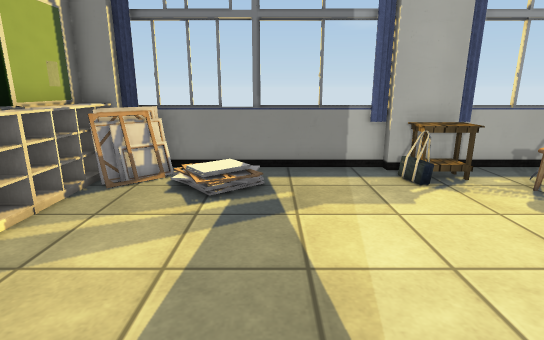
view 1 (above)

14 first-person views from a walk through a scene from a Unity 3-D project. The camera is 1.2 m above the floor, tilts 14° down and sees 80° across. The floor is counted in squares, 0.5 m on a side. Each view is taken from the middle of a square. On the plan, view 1 faces up. The plan holds only what a view shows up to about 20 squares ahead; the rest is blank. Some surface patterns are stand-ins.

view 2
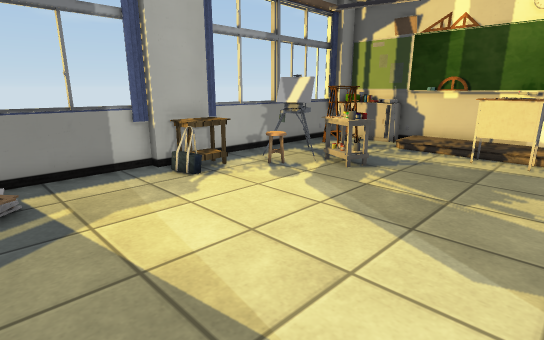

view 3
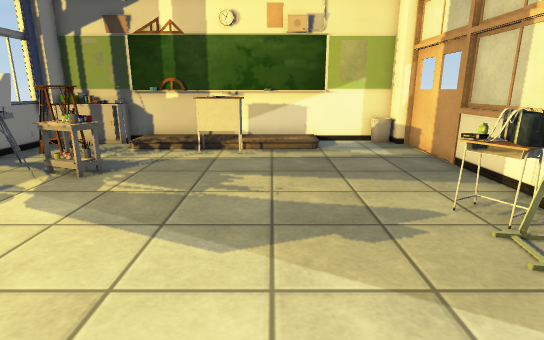

view 4
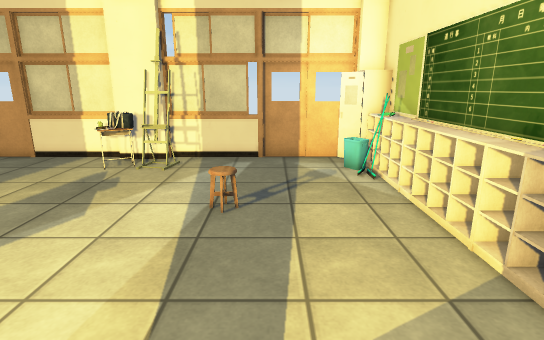

view 5
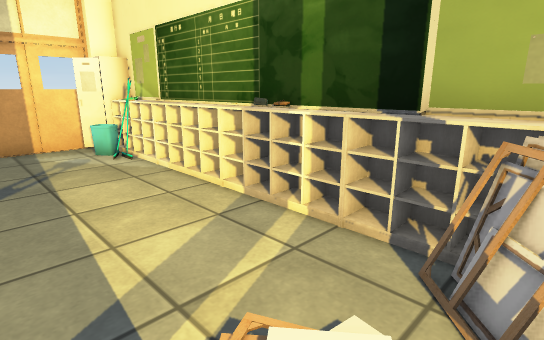

view 6
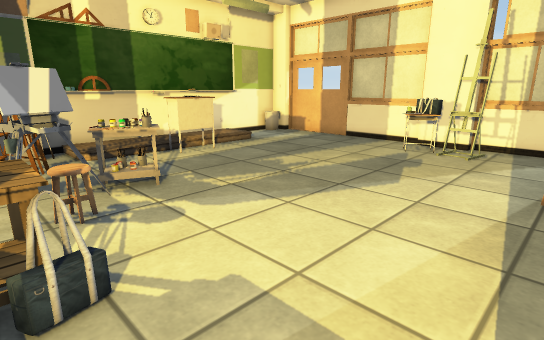

view 7
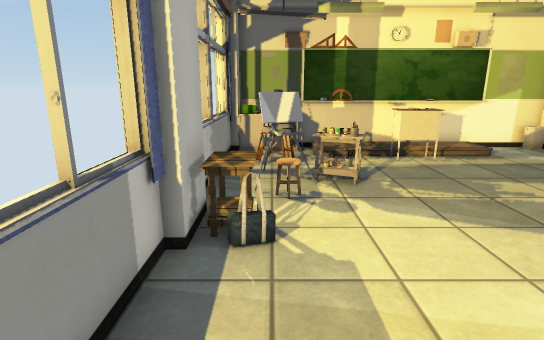

view 8
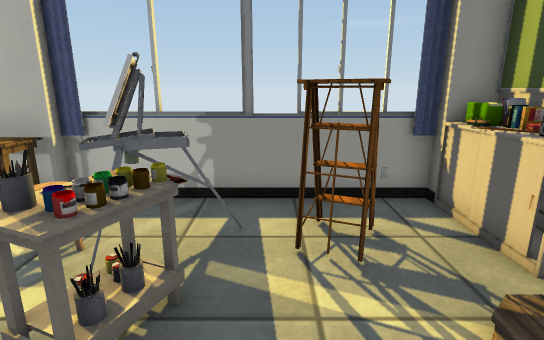

view 9
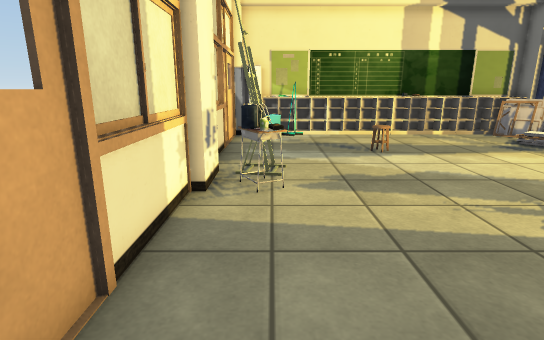

view 10
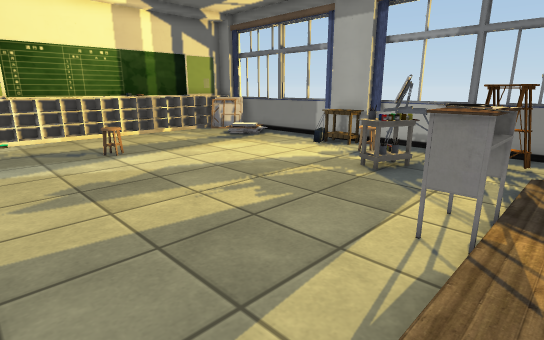

view 11
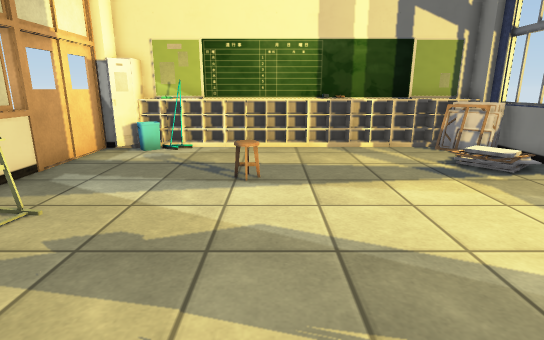

view 12
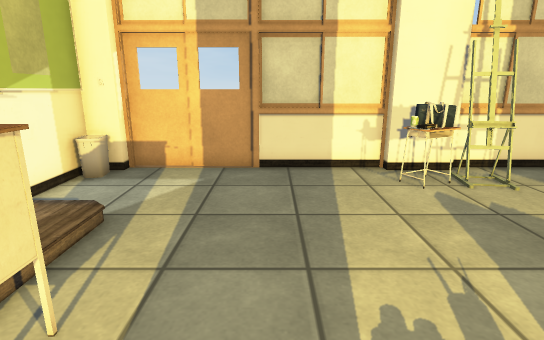

view 13
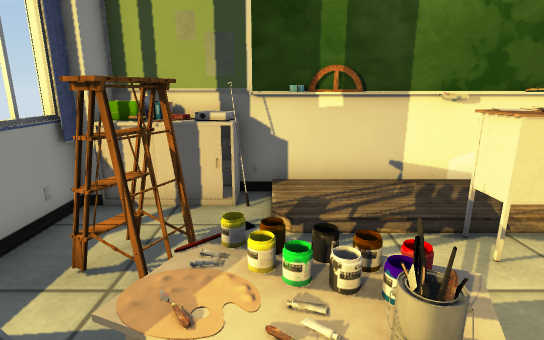

view 14
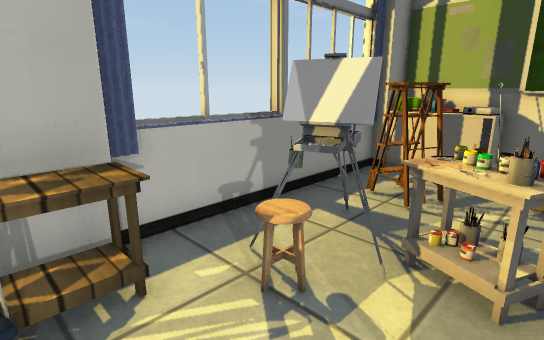

### Floor plan
Key: @ floor where view 1 was taken; # wall or solid block; . main floor; : floor 0.25 m higher than the main floor; / step, stairs or slope; = window, fence, low wall or low ledge; ^ raised ledge; O other object.
Columns run from 6 left of view 1 to 15 right of it. Each row starts with its distance up from view 1.
 11 ### ######         ###
 10 #O##=====###########O#
  9 #O^= /....=O#......###
  8 #O=.::/...OO.OOOOOOOO#
  7 #O..//........O..O./O#
  6 #O............OO..// #
  5 #O............OO../:O#
  4 #O................/:O#
  3 #O...............OO: #
  2 #O...............OO: #
  1 #O...............OO: #
  0 #O....@.........../:O#
 -1 #O................/:O#
 -2 #O................//O#
 -3 #O=........O........O#
 -4 #OO......OOO........O#
 -5 #OO......OOO........O#
 -6  O####################

Where each view was taken, in squares from view 1:
view 1: 0 up, 0 right, facing up
view 2: 0 up, 1 left, facing up-right
view 3: 0 up, 1 left, facing right
view 4: 8 up, 1 left, facing down
view 5: 9 up, 0 right, facing down-left
view 6: 9 up, 0 right, facing down-right
view 7: 8 up, 2 left, facing right
view 8: 3 up, 10 right, facing up
view 9: 4 down, 13 right, facing left
view 10: 4 down, 13 right, facing up-left
view 11: 1 up, 9 right, facing left
view 12: 4 up, 9 right, facing down
view 13: 6 up, 7 right, facing right
view 14: 5 up, 4 right, facing up-right
